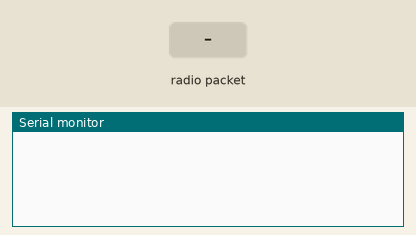
A sketch run on a simulated Arduino Uno, built with avr-gcc and run on an emulated ATmega328P. On the bench: the last lines printed to the serial monitor. The test bench sets the inputs (shaded band). No radio packets arrive unless stated.

Above: at 1.2 s.
1.3 s: radio packet "1" arrives
At 2.5 s:
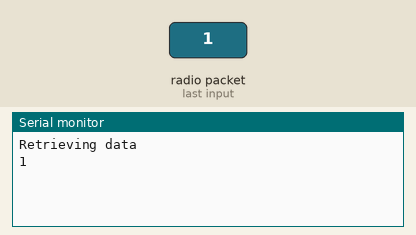
2.8 s: radio packet "0" arrives
At 3.8 s:
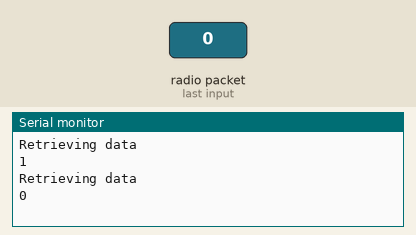
4.3 s: radio packet "2" arrives
At 4.9 s:
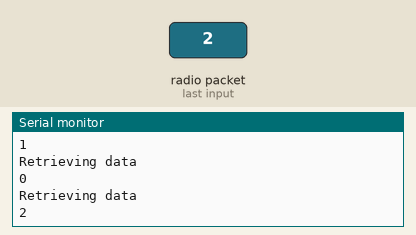

The sketch:

TranscieverReceive.ino
```cpp
#include <nRF24L01.h>
#include <printf.h>
#include <RF24.h>
#include <RF24_config.h>

// SimpleRx - the slave or the receiver

#include <SPI.h>

const int CE_PIN = 9;
const int CSN_PIN = 10;

const byte thisSlaveAddress[5] = {'R','x','A','A','A'};

RF24 radio(CE_PIN, CSN_PIN);

bool newData = false;
char dataReceived[10];

//===========

void setup() {

    Serial.begin(19200);
    radio.begin();
    radio.setDataRate(RF24_250KBPS);
    radio.openReadingPipe(1, thisSlaveAddress);
    radio.startListening();
}

//=============

void loop() {
    getData();
    if (newData) {
        Serial.println("Retrieving data");
        Serial.println(dataReceived);
    }
}

//==============

void getData() {
    newData = false;
    if (radio.available()) {
        radio.read(&dataReceived, sizeof(dataReceived));
        newData = true;
    }
}
```

Measured:
- after the input at 1.3 s, the serial monitor: prints a new line at once (image 1)
- after the input at 2.8 s, the serial monitor: prints a new line at once (image 2)
- after the input at 4.3 s, the serial monitor: prints a new line at once (image 3)
